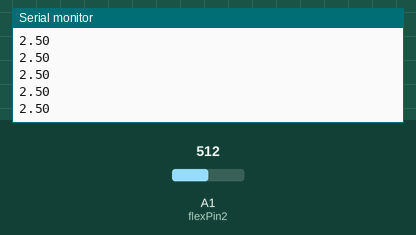
This sketch was run on a simulated Arduino Uno, built with avr-gcc and run on an emulated ATmega328P. Parts: the last lines printed to the serial monitor. The inputs (shaded band) are chosen by the test bench; at power-on: A1 (flexPin2) = 512.

Above: at 1.2 s.
1.3 s: A1 (flexPin2) set to 716
At 2.0 s:
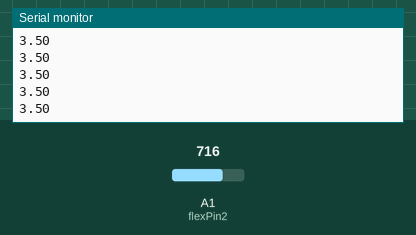
2.8 s: A1 (flexPin2) set to 900
At 3.6 s:
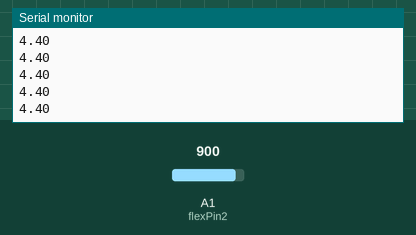
Timing chart, 0 to 5.8 s (numbered marks = the images above; inputs shaded):
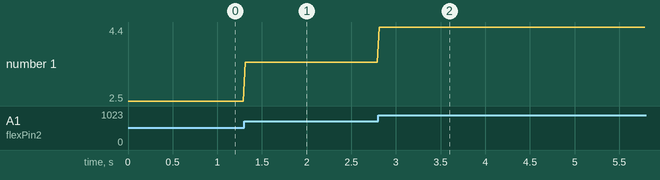

Measured:
- after the input at 1.3 s, the serial monitor: prints a new line at once (image 1)
- after the input at 2.8 s, the serial monitor: prints a new line at once (image 2)
- plotted number 1: 2.5 → 3.5 after the input at 1.3 s, 3.5 → 4 after the input at 2.8 s

The sketch:

Glove_sensor.ino
```cpp
int flexPin2 = A1;

void setup()
{
  Serial.begin(9600);
}

void loop()
{
  int sensor2 = analogRead(flexPin2);
  float voltage2 = sensor2 * 5.0 /1023.0; //convert ADC reading to voltage

  // Outout test
  //  serialFloatPrint(voltage2);

  Serial.println(voltage2);
  delay(20);
}
```
